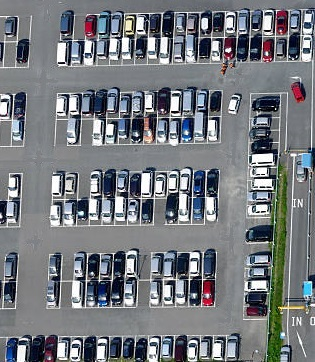
//> input picture Tercera Entrega/parking2.jpg, 315 x 362 px
$ ./main   (built with g++ and OpenCV 4)
//> lines starting //> are read from the running program, lines starting //| are printed output that depends on the picture; after the words box and inside, x2 and y2 are one past the last pixel; in counts of white or black regions, pixels touching at a corner belong together
/*
Proyecto: Visión para robots
Profesor José Luis Gordillo
Equipo 5
Luis Sandro González Solalinde A01365445
Nathalie Vichis Lagunes A01364838
Cristian Aurelio Ramírez Anzaldo A01066337
Carlos
*/
#include <opencv2/imgproc/imgproc.hpp>
#include <opencv2/core/core.hpp>
#include <opencv2/highgui/highgui.hpp>
#include <iostream>
#include <unistd.h>
#include <bits/stdc++.h>
#include <chrono>
#include <thread>
#include <mutex>
#include <math.h>

using namespace cv;
using namespace std;
using namespace std::chrono_literals;


/*
    	  __^__                                      __^__
         ( ___ )------------------------------------( ___ )
          | / |                                      | \ |
          | / |        Variables para camino         | \ |
          |___|                                      |___|
         (_____)------------------------------------(_____)
*/

VideoCapture camera;
Mat currentImage, filteredImage,color, animationImage,binaryImage,grayImage,kernel,linea, mira;
bool debug = false;
bool pxy = false;
bool angled = false;
bool playAnimation = false;
char sel = 'c';
int N = 1;
int cx1,cy1,cx2,cy2,small,big,px,py;

bool startSelected = false;

vector<int>pathY,pathX;
vector<int> lista1x, lista1y, lista2x,lista2y;

int startingX = 0, startingY = 0, finishingX, finishingY;
enum lastStep{
    LEFT,
    RIGHT,
    UP,
    DOWN
}last;

/*
    	  __^__                                      __^__
         ( ___ )------------------------------------( ___ )
          | / |                                      | \ |
          | / |        Variables para la mira        | \ |
          |___|                                      |___|
         (_____)------------------------------------(_____)
*/

vector<int> seedX,seedY,m00,m01,m20,m02,m11,m10,mu20,mu02,mu11;
vector <float> n20,n02,n11,fi1,fi2,fis1,fis2;
Vec3b pinto;
Mat currentImageMira, segmentedMira;
double theta = 45;
int direction = 1; // 1 es hacia arriba y 0 hacia abajo
int entranceX = 46, entranceY = 31;
int entrance = 1;


const float maxApplefi1   = .13,
        maxPearfi1    = .17,
        maxBanannafi1 = 0.24,
        maxCarrotfi1  = .4,
        minApplefi1   = .08,
        minPearfi1    = .12,
        minBanannafi1 = 0.18,
        minCarrotfi1  = .25;


/*
                               ......
                            .:||||||||:.
                           /            \
                          (   o      o   )
                --@@@@----------:  :----------@@@@--
                                MIRA
                               FRUTAS
 */


/*
    	  __^__                                      __^__
         ( ___ )------------------------------------( ___ )
          | / |                                      | \ |
          | / |                inBounds              | \ |
          |___|                                      |___|
         (_____)------------------------------------(_____)
 * Funcion para detectar que las phi estén dentro de los límites
 * reconocidos
 * Parametros:
 *      val: valor actual
 *      min, max: valores máximos y mínimos de la phi
 *
 */
// [5 lines left out: function inBounds, not called in this run]

/*
    	  __^__                                      __^__
         ( ___ )------------------------------------( ___ )
          | / |                                      | \ |
          | / |                IDENTIFY              | \ |
          |___|                                      |___|
         (_____)------------------------------------(_____)

 * Funcion para hacer el reconocimiento de la figura
 * También imprime y ajusta el ángulo
 *
 * Parametros:
 *      fi1, f2: valores fi de la figura mostrada en camara
 *
*/
// [57 lines left out: function identify, not called in this run]


/*
    	  __^__                                      __^__
         ( ___ )------------------------------------( ___ )
          | / |                                      | \ |
          | / |                 PAINT                | \ |
          |___|                                      |___|
         (_____)------------------------------------(_____)
 * Funcion para pintar los segmentos
 *
 * Parametros:
 *      original: matriz imagen original
 *      segImg: Imagen segmentada
 *      x, y: coordenadas del punto a cambiar de  color
 *
 */
// [43 lines left out: function paintMira, not called in this run]


/*
    	  __^__                                      __^__
         ( ___ )------------------------------------( ___ )
          | / |                                      | \ |
          | / |                SEGMENT               | \ |
          |___|                                      |___|
         (_____)------------------------------------(_____)
 * Funcion con datos de semilla y segmento
 *
 * Parametros:
 *      original: matriz imagen original
 *      segImg: Imagen segmentada
 *
 */

// [13 lines left out: function segmentMira, not called in this run]


/*
    	  __^__                                      __^__
         ( ___ )------------------------------------( ___ )
          | / |                                      | \ |
          | / |                  SEED                | \ |
          |___|                                      |___|
         (_____)------------------------------------(_____)
 * Funcion para encontrar la semilla a un segmento
 * Parametros:
 *      original: Matriz imagen original
 *      height, width: alto y ancho de la figura
 *      offset: offset para el numero aleatorio
 *
 */
// [27 lines left out: function seedMira, not called in this run]


/*
    	  __^__                                      __^__
         ( ___ )------------------------------------( ___ )
          | / |                                      | \ |
          | / |               buscaMira              | \ |
          |___|                                      |___|
         (_____)------------------------------------(_____)
 * Funcion para buscar los segmentos
 * Parametros:
 *      none
 *
 */
// [171 lines left out: function buscaMira, not called in this run]


/*
    	  __^__                                      __^__
         ( ___ )------------------------------------( ___ )
          | / |                                      | \ |
          | / |           buscaWrappedMira           | \ |
          |___|                                      |___|
         (_____)------------------------------------(_____)
 * Funcion para buscar objeto en threads
 * Parametros:
 *      none
 *
 */
// [22 lines left out: function buscaWrappedMira, not called in this run]


/*
    	  __^__                                      __^__
         ( ___ )------------------------------------( ___ )
          | / |                                      | \ |
          | / |                SEPARAR               | \ |
          |___|                                      |___|
         (_____)------------------------------------(_____)
 * Funcion para separar imagen de la que se utilizará
 * Parametros:
 *      original: Matriz imagen original
 *      editRGB: Matriz para trabajar
 *
 */
// [8 lines left out: function separarMira, not called in this run]


/*
    	  __^__                                      __^__
         ( ___ )------------------------------------( ___ )
          | / |                                      | \ |
          | / |             SET_ENTRANCE             | \ |
          |___|                                      |___|
         (_____)------------------------------------(_____)
 * Funcion para escoger la entrada de acuerdo al angulo
 * Parametros:
 *
 *
 */

// [24 lines left out: function entranceMira, not called in this run]


/*
    	  __^__                                      __^__
         ( ___ )------------------------------------( ___ )
          | / |                                      | \ |
          | / |               animation              | \ |
          |___|                                      |___|
         (_____)------------------------------------(_____)

 * Funcion para mostrar la animacion del robot moviéndose
 *
 * Parametros:
 *      none
 *
*/
// [12 lines left out: function animation, not called in this run]


// [138 lines of commented-out code are left out]
// [9 lines left out: function paint, not called in this run]

//Cambia una imágen a escala de grises
void rgbToBW(const Mat &original, Mat &gray){
    if(gray.empty())
        gray = Mat(original.rows, original.cols, original.type());
    int sum=0;
    for(int y=0; y <original.rows; y++){
        for(int x=0; x<original.cols;x++){
            sum+=((int)original.at<Vec3b>(y,x)[0]+(int)original.at<Vec3b>(y,x)[2]+(int)original.at<Vec3b>(y,x)[2]);
            sum/=3;
            if(sum>255)
                sum=255;
            if(sum<0)
                sum = 0;
            for(int i = 0; i<original.channels();i++){
                gray.at<Vec3b>(y,x)[i] = (unsigned char)sum;
            }
        }
    }
}

//Binariza una imágen
void binarize(const Mat &original, Mat &bin,int thresh){
    threshold(original,bin,thresh,255,THRESH_BINARY);
}


//Función de reacción al click en la imagen
// [41 lines left out: function mouseClicked, not called in this run]


void onTrackbar(int, void*){
    //Función vacía para los trackbars
}


void separar(const Mat &original, Mat &editRGB){
  Mat maskRGB;
  editRGB = Mat(0, 0, 0, Scalar( 0,0,0));
  inRange(original, Scalar(100,100,100), Scalar(195,195,195),maskRGB);
  original.copyTo(editRGB,maskRGB);

}


//Función para Elevación
// [163 lines left out: functions pozo, camino, not called in this run]


/*
MAIN MAIN MAIN MAIN                    ________
MAIN MAIN MAIN MAIN                /--/        \
              MAIN                |   \______   |
          MAIN                     \ - ---^^- / /
       MAIN                                  ||/
          MAIN                               |||
              MAIN                         .:'':.
MAIN MAIN MAIN MAIN                  /^/^^\/     \
MAIN MAIN MAIN MAIN              0___O_\O_/       |
                                 |               /              O
MAIN                             |       .._    /              //
    MAIN                          \ ____/   |  |              //
         MAIN                               |  |             //
    MAIN      MAIN                   ^^^^^  |  |            ||
        MAIN                      ^^^^^^^^^^|  \         __ /|
    MAIN                         ^^^^^^   ^^|   \       /     \
MAIN                             ^^^^^    __|    \____/        |
                                   ^^^    \    /               |
MAIN           MAIN                         \-/          (_     \
MAIN MAIN MAIN MAIN                          |  |\__________\   |
MAIN MAIN MAIN MAIN                         /|  |          \ \  |
MAIN           MAIN                 _______| |  |     ______\ \  \
                                   /    ____/   |    /    ____/   \
MAIN MAIN MAIN MAIN                \(_ /         \   \(_ /        |
MAIN MAIN MAIN MAIN                    \_(____.../       \_(_____/
            MAIN
       MAIN
  MAIN                                             ( ( (
MAIN MAIN MAIN MAIN                                 ) ) )
MAIN MAIN MAIN MAIN                                ( ( (
                                                 '. ___ .'
                                                '  (> <) '
                                        --------ooO-(_)-Ooo----------
                                                    MAIN

 */

int main(int argc, char *argv[]){
    camera.open(0);
    int thresh = 0;
    bool clicked = false, run = true, ouch = true;
    currentImage = imread("parking2.jpg",IMREAD_COLOR);
//> currentImage is the input picture: 362 rows x 315 cols, CV_8UC3; mean B, G, R 126.2, 121, 117.1
    animationImage = imread("parking.jpg",IMREAD_COLOR);
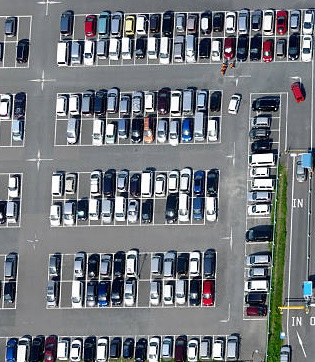
//> input picture Tercera Entrega/parking.jpg, 315 x 362 px
//> animationImage is the input picture: 362 rows x 315 cols, CV_8UC3; mean B, G, R 126.5, 121.3, 117.4
    while (run)
    {
        if(!clicked){
            camera >> currentImageMira;
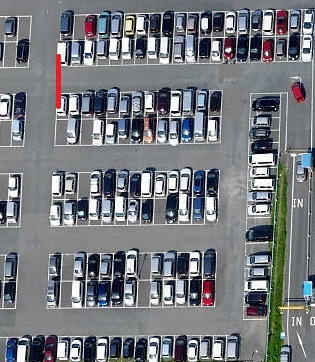
//> input picture Tercera Entrega/1_down.jpg, 315 x 362 px, given in place of the camera
//> currentImageMira is the input picture: 362 rows x 315 cols, CV_8UC3; mean B, G, R 125.8, 120.7, 117.3
            mira = imread("mira2.jpg",IMREAD_COLOR);
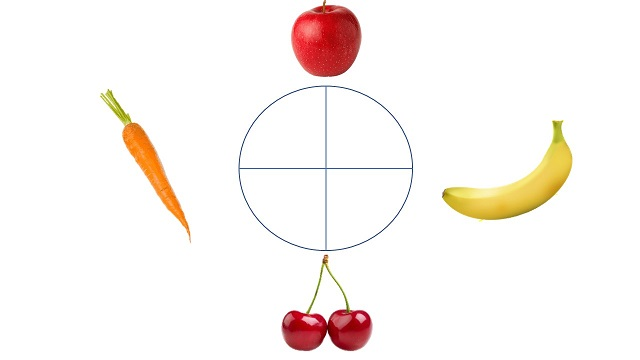
//> input picture Tercera Entrega/mira2.jpg, 640 x 360 px
//> mira is the input picture: 360 rows x 640 cols, CV_8UC3; mean B, G, R 241.9, 245.3, 250.9
        }

        if (currentImage.data)
        {
            switch(sel){
                case 'a':
                    if(debug)cout << "a";
                    namedWindow("Camera");
                    setMouseCallback("Camera", mouseClicked);
                    imshow("Camera", currentImage);
                    break;
                case 'b':
                    if(debug)cout << "b";
                    namedWindow("Grayscale");
                    setMouseCallback("Grayscale", mouseClicked);
                    rgbToBW(currentImage,grayImage);
                    imshow("Grayscale",grayImage);
                    break;

                    /*
                     ███▓▒░░.OPCION DE CAMINOS AUTOMATICA SIN MIRA.░░▒▓███
                     */
                    /*
                     *     oooO
                          (....)     Oooo
                           ...(     (....)
                            ._)      )../
                                     (_/
                        OPCION PARA PLANIFICADOR
                        DE CAMINOS CON MIRA
                     */
                case 'c':
                    if(debug)cout << "c";

                    namedWindow("Filtered");
                    setMouseCallback("Filtered", mouseClicked);
                    separar(currentImage,grayImage);
//> in separar, `inRange(original, Scalar(100,100,100), Scalar(195,195,195),maskRGB);`:
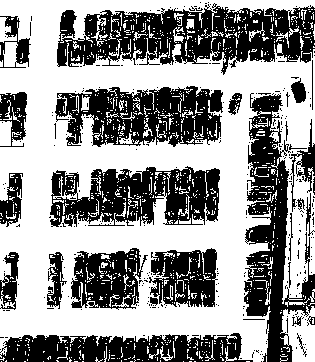
//> maskRGB: 362 rows x 315 cols, CV_8UC1; 58.1% white; 297 black regions (268 under 20 px), largest, box (x1, y1, x2, y2) and area: (57, 3, 315, 75) 10161, (244, 93, 315, 362) 7797, (50, 166, 220, 227) 6646
//> in separar, `original.copyTo(editRGB,maskRGB);`:
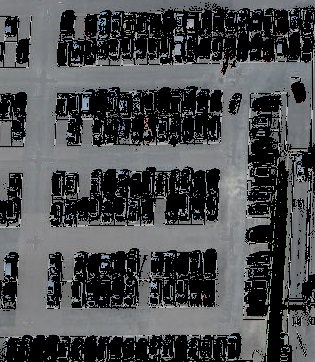
//> editRGB: 362 rows x 315 cols, CV_8UC3; mean B, G, R 78.8, 76.9, 75.2
                    rgbToBW(grayImage,grayImage);
//> the loop in rgbToBW, `for(int y=0; y <original.rows; y++)` made 362 passes
//> sum on passes 1 to 3: 180, 179, 177
//> after the loop in rgbToBW, `for(int y=0; y <original.rows; y++)`:
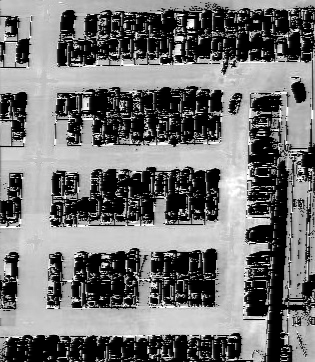
//> gray: 362 rows x 315 cols, CV_8UC3; min 0, max 255, mean 114.2
//> after the loop in rgbToBW, `for(int y=0; y <original.rows; y++)`: sum = 194
                    threshold(grayImage,binaryImage,100,150,THRESH_BINARY);
//> binaryImage: 362 rows x 315 cols, CV_8UC3; values 0 (black) and 150 (white), 58.1% white; 296 black regions (267 under 20 px), largest, box (x1, y1, x2, y2) and area: (57, 3, 315, 75) 10162, (244, 93, 315, 362) 7797, (50, 166, 220, 227) 6646
					bilateralFilter(grayImage, binaryImage, 7, 100, 100);

                    kernel = getStructuringElement(MORPH_RECT, Size(5,5));
                    erode(binaryImage, binaryImage, kernel);
                    kernel = getStructuringElement(MORPH_RECT, Size(5,5));
		     		dilate(binaryImage, binaryImage, kernel);
                    threshold(binaryImage,binaryImage,120,150,THRESH_BINARY);
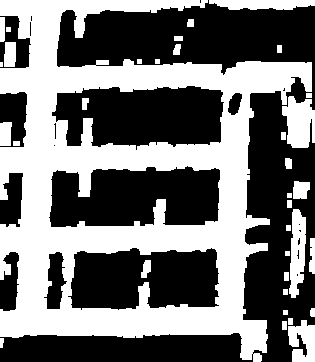
//> binaryImage: 362 rows x 315 cols, CV_8UC3; values 0 (black) and 150 (white), 45.4% white; 35 white regions (1 under 20 px), largest, box (x1, y1, x2, y2) and area: (0, 0, 312, 362) 45589, (282, 96, 315, 148) 1257, (289, 209, 306, 298) 1069
                    if(ouch)imshow("Filtered",binaryImage);
                    if(animationImage.data && !pathX.empty() && playAnimation) {
                        animation();
                        imshow("Animated", animationImage);
                        if(pathX.size()>1)animationImage = imread("parking.jpg", IMREAD_COLOR);
                    }
                    //if (playAnimation && !pathX.empty()) animation();
                    break;

                    break;

                    /*
                               ____
                             _(____)_
                      ___ooO_(_o__o_)_Ooo___
                         OPCION PARA MIRA
                     */
                case 'f':
                    if(debug)cout << "f";
                    angled = true;
                    separarMira(currentImageMira, segmentedMira);
                    namedWindow("OriginalMira");
                    try{
                        buscaWrappedMira();
                    }
                    catch(runtime_error& e){
                        cout<<"Timed out, trying again."<<endl;
                    }
                    //imshow("OriginalMira",currentImageMira);
                    imshow("SegmentedMira",segmentedMira);


                    break;


                default:
                    cout << "default";
                    printf("\033[2J");
                    printf("\033[%d;%dH", 0, 0);
                    cout<<"Incorrect image, please try again.\n";
                    run = false;
                    break;
            }

            switch(waitKey(3)){
//> the 'x' key is pressed
                case 'p':
                    clicked = !clicked;
                    break;
                case 's':
                    destroyAllWindows();
                    printf("\033[2J");
                    printf("\033[%d;%dH", 0, 0);
                    cout<<"Select an image:\na)Camera\nb)Grayscale\nc)Binarized\nd)YIQ\ne)Segmentation\nf)Barra\n";
                    cin>>sel;
                    break;
                case 'r':

                    // 315x362 image size
                    pxy =true;
                    if (pxy){
                    pozo();
                   	camino();
                   	reverse(pathX.begin(),pathX.end());
					reverse(pathY.begin(),pathY.end());
					/*while(!pathX.empty()){
						cout<<pathX.back()<<endl;
						pathX.pop_back();
					} */
                    imshow("Elevation",color);
                    imshow("Linea",linea);
                    }
                    if(angled)ouch = false;
                    playAnimation = true;
// [5 lines of commented-out code are left out]
                break;
                // presionar e para capturar el angulo y
                // luego p para dejar de capturarlo
                case 't':
                    sel = 'c';
                    if (direction == 1){
                        if (entrance == 1){
                            currentImage = imread(("1_up.jpg"),IMREAD_COLOR);
                        } else if (entrance == 2){
                            currentImage = imread(("2_up.jpg"),IMREAD_COLOR);
                        } else if (entrance == 3){
                            currentImage = imread(("3_up.jpg"),IMREAD_COLOR);
                        } else {
                            currentImage = imread(("4_up.jpg"),IMREAD_COLOR);
                        }
                    } else {
                        if (entrance == 1){
                            currentImage = imread(("1_down.jpg"),IMREAD_COLOR);
                        } else if (entrance == 2){
                            currentImage = imread(("2_down.jpg"),IMREAD_COLOR);
                        } else if (entrance == 3){
                            currentImage = imread(("3_down.jpg"),IMREAD_COLOR);
                        } else {
                            currentImage = imread(("4_down.jpg"),IMREAD_COLOR);
                        }
                    }
                                                          //currentImage = imread("parking2.jpg",IMREAD_COLOR);
                    destroyAllWindows();
                    break;
                case 'x':
                    run = false;
                    break;
            }
        }else{
            cout << "No image data.. " << endl;
        }
    }
}
